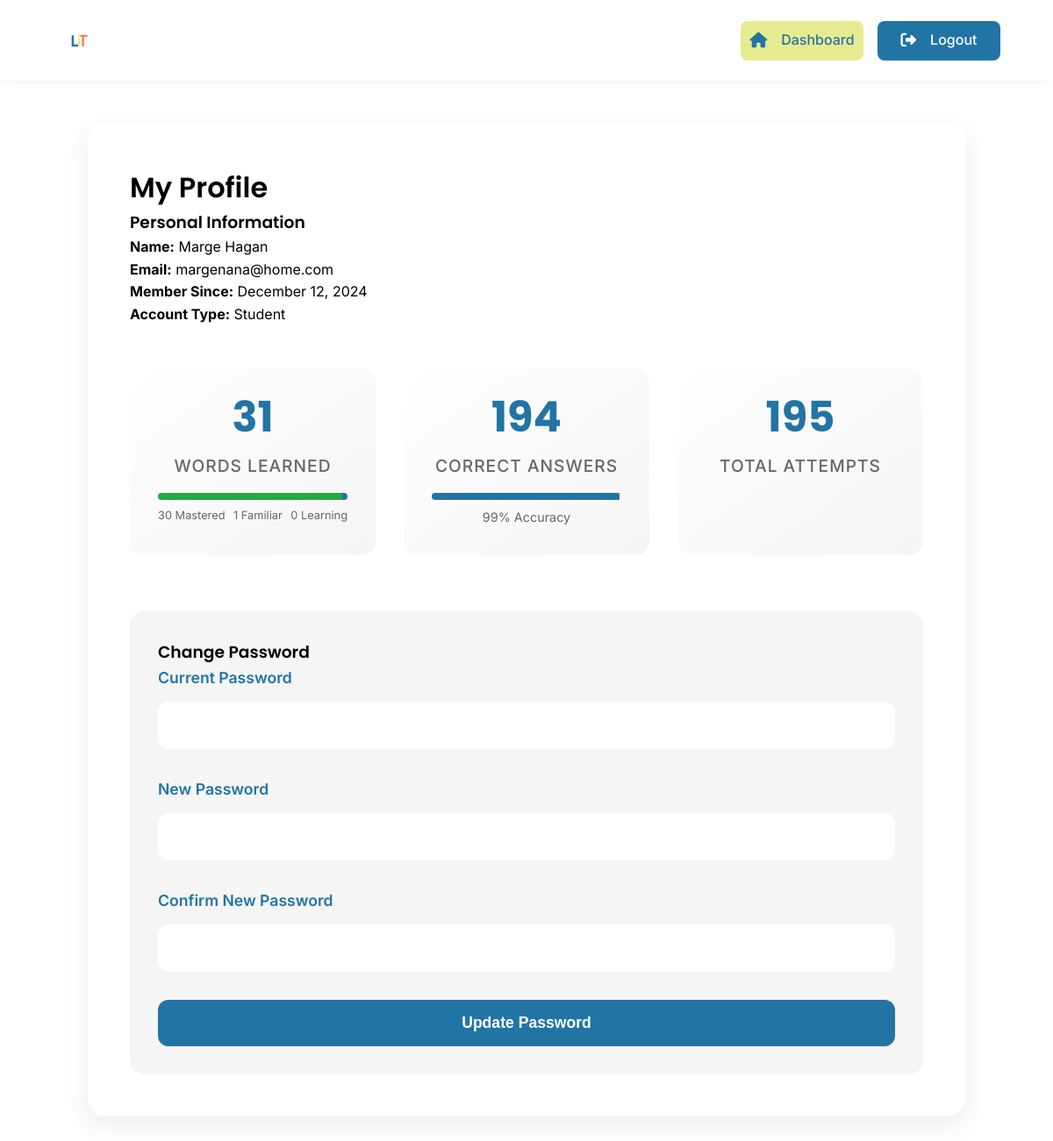
Screenshot of /view/profile.php (signed in) with the database file from the repository.
### tables this page shows
CREATE TABLE `users` (
  `id` int(11) NOT NULL,
  `firstName` varchar(50) NOT NULL,
  `lastName` varchar(50) NOT NULL,
  `email` varchar(80) NOT NULL,
  `password` varchar(255) NOT NULL,
  `role` enum('admin','teacher','student') NOT NULL DEFAULT 'student',
  `joinDate` timestamp NOT NULL DEFAULT current_timestamp(),
  `is_admin` tinyint(1) DEFAULT 0
);

### view/profile.php (the view, shortened to what this page needs)
<?php
require_once '../config/db_connect.php';
$userId = $_SESSION['user_id'];
$stmt = $pdo->prepare("SELECT * FROM users WHERE id = ?");
$stmt->execute([$userId]);
$user = $stmt->fetch();
$statsQuery = $pdo->prepare("
    SELECT
        COUNT(*) as total_words,
        SUM(correct_attempts) as total_correct,
        SUM(total_attempts) as total_attempts,
        SUM(CASE WHEN proficiency = 'mastered' THEN 1 ELSE 0 END) as mastered_count,
        SUM(CASE WHEN proficiency = 'familiar' THEN 1 ELSE 0 END) as familiar_count,
        SUM(CASE WHEN proficiency = 'learning' THEN 1 ELSE 0 END) as learning_count
    FROM learned_words
    WHERE userId = ?
");
$statsQuery->execute([$userId]);
$stats = $statsQuery->fetch();
$totalWords = $stats['total_words'] ?: 1;
$masteredPercent = round(($stats['mastered_count'] / $totalWords) * 100);
$familiarPercent = round(($stats['familiar_count'] / $totalWords) * 100);
?>
<!DOCTYPE html>
<html lang="en">
<head>
    <link rel="stylesheet" href="https://cdnjs.cloudflare.com/ajax/libs/font-awesome/6.5.1/css/all.min.css">
    <link rel="stylesheet" href="../assets/css/styles.css">
    <link rel="stylesheet" href="../assets/css/profile.css">
</head>
<body>
    <header class="main-navigation">
        <div class="nav-logo">
            <img src="../assets/images/logo.svg" alt="Language Learning Platform Logo" class="logo-image">
        </div>
        <div class="auth-buttons">
            <a href="dashboard.php" class="btn-secondary">
                <i class="fas fa-home"></i> Dashboard
            </a>
            <a href="../actions/logout.php" class="btn-primary">
                <i class="fas fa-sign-out-alt"></i> Logout
            </a>
        </div>
    </header>
    <div class="profile-container">
        <h1>My Profile</h1>
        <div class="user-info">
            <div class="info-card">
                <h3>Personal Information</h3>
                <p><strong>Name:</strong> <?php echo htmlspecialchars($user['firstName'] . ' ' . $user['lastName']); ?></p>
                <p><strong>Email:</strong> <?php echo htmlspecialchars($user['email']); ?></p>
                <p><strong>Member Since:</strong> <?php echo date('F j, Y', strtotime($user['joinDate'])); ?></p>
                <p><strong>Account Type:</strong> <?php echo ucfirst($user['role']); ?></p>
            </div>
            <div class="stats-grid">
                <div class="stat-card">
                    <div class="stat-value"><?php echo $stats['total_words']; ?></div>
                    <div class="stat-label">Words Learned</div>
                    <div class="proficiency-breakdown">
                        <div class="progress-bar">
                            <div class="progress-segment mastered" style="width: <?php echo $masteredPercent; ?>%"></div>
                            <div class="progress-segment familiar" style="width: <?php echo $familiarPercent; ?>%"></div>
                        </div>
                        <div class="proficiency-legend">
                            <span class="mastered"><?php echo $stats['mastered_count']; ?> Mastered</span>
                            <span class="familiar"><?php echo $stats['familiar_count']; ?> Familiar</span>
                            <span class="learning"><?php echo $stats['learning_count']; ?> Learning</span>
                        </div>
                    </div>
                </div>
                <div class="stat-card">
                    <div class="stat-value"><?php echo $stats['total_correct']; ?></div>
                    <div class="stat-label">Correct Answers</div>
                    <div class="accuracy-rate">
                        <?php
                        $accuracy = $stats['total_attempts'] > 0
                            ? round(($stats['total_correct'] / $stats['total_attempts']) * 100)
                            : 0;
                        ?>
                        <div class="accuracy-bar">
                            <div class="accuracy-fill" style="width: <?php echo $accuracy; ?>%"></div>
                        </div>
                        <div class="accuracy-text"><?php echo $accuracy; ?>% Accuracy</div>
                    </div>
                </div>
                <div class="stat-card">
                    <div class="stat-value"><?php echo $stats['total_attempts']; ?></div>
                    <div class="stat-label">Total Attempts</div>
                </div>
            </div>
        </div>
        <div class="password-section">
            <h3>Change Password</h3>
            <form class="password-form" action="../actions/update_password.php" method="POST">
                <div class="form-group">
                    <label for="current_password">Current Password</label>
                    <input type="password" id="current_password" name="current_password" required>
                </div>
                <div class="form-group">
                    <label for="new_password">New Password</label>
                    <input type="password" id="new_password" name="new_password" required>
                </div>
                <div class="form-group">
                    <label for="confirm_password">Confirm New Password</label>
                    <input type="password" id="confirm_password" name="confirm_password" required>
                </div>
                <button type="submit" class="btn-update">Update Password</button>
            </form>
        </div>
    </div>
</body>
</html>

### assets/css/styles.css (style rules this page uses)
:root { --ucla-blue: #2274A5; --mindaro: #E7EB90; --coral: #EF8354; --white: #FFFFFF; --black: #000000; --gray-light: #F5F5F5; --gray: #666666; --font-heading: 'Poppins', sans-serif; --font-body: 'Inter', sans-serif; }
* { margin: 0; padding: 0; box-sizing: border-box; }
body { font-family: var(--font-body); line-height: 1.6; color: var(--black); }
h1, h2, h3, h4, h5, h6 { font-family: var(--font-heading); font-weight: 600; }
.btn-primary { background-color: var(--ucla-blue); color: var(--white); }
.btn-secondary { background-color: var(--mindaro); color: var(--ucla-blue); }
.main-navigation { display: flex; justify-content: space-between; align-items: center; padding: 1rem 5%; background-color: var(--white); box-shadow: 0 2px 10px rgba(0,0,0,0.05); }
.nav-logo { display: flex; align-items: center; }
.logo-image { height: 60px; width: auto; margin-right: 1rem; }
.auth-buttons { display: flex; gap: 1rem; align-items: center; }
.auth-buttons a { display: flex; align-items: center; justify-content: center; padding: 0.8rem 1.5rem; width: 130px; height: 45px; font-size: 1rem; font-weight: 500; border-radius: 8px; text-decoration: none; transition: all 0.3s ease; border: none; cursor: pointer; box-sizing: border-box; }
.auth-buttons i { margin-right: 0.5rem; font-size: 1.1rem; }
.profile-container { max-width: 1200px; margin: 0 auto; padding: 20px; }
.auth-buttons a { text-decoration: none; }

### assets/css/profile.css (style rules this page uses)
.profile-container { max-width: 1000px; margin: 3rem auto; padding: 3rem; background: var(--white); border-radius: 20px; box-shadow: 0 10px 30px rgba(0,0,0,0.08); }
.stats-grid { display: grid; grid-template-columns: repeat(3, 1fr); gap: 2rem; margin: 3rem 0; }
.stat-card { background: linear-gradient(145deg, var(--white), var(--gray-light)); padding: 2rem; border-radius: 16px; text-align: center; transition: transform 0.3s ease, box-shadow 0.3s ease; position: relative; overflow: hidden; }
.stat-card::before { content: ''; position: absolute; top: 0; left: 0; width: 100%; height: 4px; background: var(--coral); transform: scaleX(0); transform-origin: left; transition: transform 0.3s ease; }
.stat-value { font-size: 3rem; font-weight: 700; color: var(--ucla-blue); margin-bottom: 1rem; font-family: var(--font-heading); line-height: 1; }
.stat-label { color: var(--gray); font-size: 1.2rem; font-weight: 500; text-transform: uppercase; letter-spacing: 1px; }
.password-section { margin-top: 4rem; padding: 2rem; background: var(--gray-light); border-radius: 16px; position: relative; }
.form-group { margin-bottom: 2rem; position: relative; }
.form-group label { display: block; margin-bottom: 0.8rem; color: var(--ucla-blue); font-weight: 600; font-size: 1.1rem; }
.form-group input { width: 100%; padding: 1rem; border: 2px solid transparent; border-radius: 12px; background: var(--white); font-size: 1rem; transition: all 0.3s ease; }
.btn-update { background: var(--ucla-blue); color: var(--white); padding: 1rem 2rem; border-radius: 12px; font-weight: 600; font-size: 1.1rem; transition: all 0.3s ease; border: none; cursor: pointer; width: 100%; position: relative; overflow: hidden; }
.auth-buttons .btn-secondary { background-color: var(--mindaro); color: var(--ucla-blue); display: flex; align-items: center; gap: 8px; font-weight: 500; }
.auth-buttons .btn-secondary i { color: var(--ucla-blue); }
.auth-buttons .btn-primary { background-color: var(--ucla-blue); color: var(--white); display: flex; align-items: center; gap: 8px; font-weight: 500; }
.auth-buttons .btn-primary i { color: var(--white); }
.auth-buttons a { min-width: 140px; justify-content: center; }
.proficiency-breakdown { margin-top: 1rem; }
.progress-bar { height: 8px; background: var(--gray-light); border-radius: 4px; overflow: hidden; margin-bottom: 0.5rem; }
.progress-segment { height: 100%; float: left; transition: width 0.3s ease; }
.progress-segment.mastered { background: #28a745; }
.progress-segment.familiar { background: var(--ucla-blue); }
.proficiency-legend { display: flex; justify-content: space-between; font-size: 0.8rem; color: var(--gray); }
.proficiency-legend span { display: flex; align-items: center; gap: 4px; }
.accuracy-rate { margin-top: 1rem; }
.accuracy-bar { height: 8px; background: var(--gray-light); border-radius: 4px; overflow: hidden; margin-bottom: 0.5rem; }
.accuracy-fill { height: 100%; background: var(--ucla-blue); transition: width 0.3s ease; }
.accuracy-text { text-align: center; font-size: 0.9rem; color: var(--gray); }

### rows the page displays
users: firstName+lastName "Marge Hagan", email "margenana@home.com", joinDate "December 12, 2024", role "Student"

### other values shown
$stats['total_words'] "31"
$stats['mastered_count'] "30"
$stats['familiar_count'] "1"
$stats['learning_count'] "0"
$stats['total_correct'] "194"
$accuracy "99"
$stats['total_attempts'] "195"
